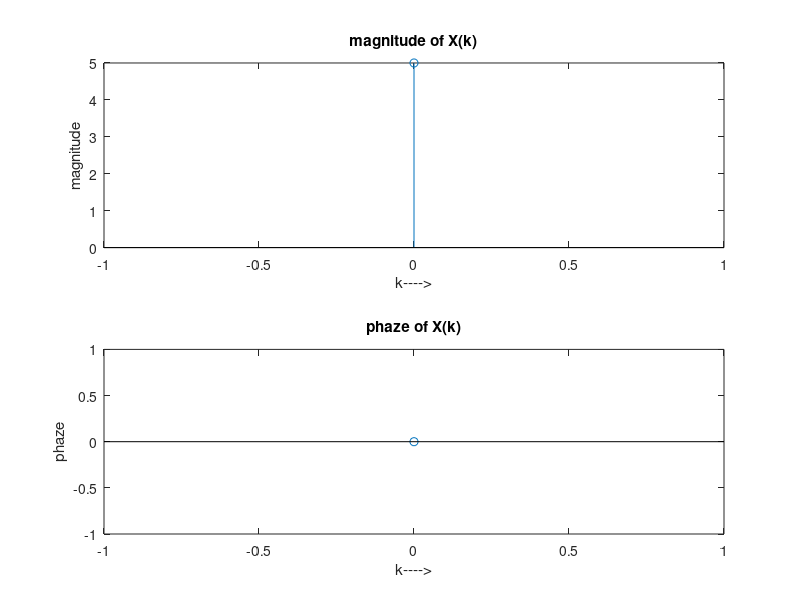

This chart was generated by the following MATLAB code:
x=input('enter the sequence x=');
N=length(x);
n=0:N-1;  %time index
X=zeros(1,N);
for k=0:N-1
    W=exp((-1i)*2*pi*k*n/N);
    dprod=x.*W;
    X(k+1)=sum(dprod);   %indices in matlab cannot be 0, and by default, start with 1
end

%plotting frequency spectrum
magX=abs(X);
phazX=angle(X);
figure(1);
subplot(2,1,1);
n=0:N-1;
stem(n,magX);
title('magnitude of X(k)');
xlabel('k---->');
ylabel('magnitude');
subplot(2,1,2);
n=0:N-1;
stem(n,phazX);
title('phaze of X(k)');
xlabel('k---->');
ylabel('phaze');